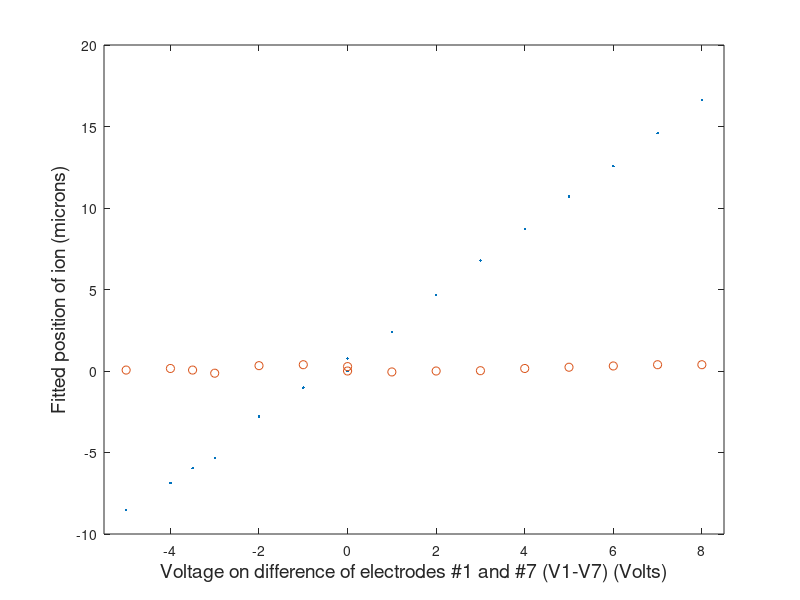

Recreate this plot in MATLAB. (Note: this script raises an error after producing the figure.)
% data = [ -8     61.73   57.02;
%          -7     60.8    57.08;
%          -6     59.89   57.05;
%          -5     58.57   56.81;
%          -4.5   58.24   56.91;
%          -4     57.77   56.96;
%          -3     56.91   56.91;
%         ];
% 
% volt = data(:,1);
% hpos = data(:,2);
% vpos = data(:,3);
% 
% % subplot(2,1,1);
% plot(volt,hpos,'.',volt,vpos,'o','MarkerSize',6)
% xlim([-8.5 -2.5])
% xlabel('Voltage on #7pair of electrodes (Volts)','FontSize',12);
% ylabel('Fitted position of ion (pixels)','FontSize',12);
% legend('Horizontal','Vertical')
% title('26jul07 - Moving ions along the axis')
% 



%% 
% Ion #3,pics 15-25

% data = [ 8  69.94   57.08;
%          7  68.89   57.08;
%          6  67.84   57.04;
%          5  66.88   57.00;
%          4  65.84   56.96;
%          3  64.84   56.89;
%          2  63.74   56.88;
%          1  62.57   56.85;
%          0  61.33   56.88;
%          0  62.09   56.96;
%          -1 61.06   56.96;
%         ];

data = [ 8  69.94   57.08;
         7  68.89   57.08;
         6  67.84   57.04;
         5  66.88   57.00;
         4  65.84   56.96;
         3  64.84   56.89;
         2  63.74   56.88;
         1  62.57   56.85;
         0  61.33   56.88;
         0     61.73   57.02;
         -1     60.8    57.08;
         -2     59.89   57.05;
         -3     58.57   56.81;
         -3.5   58.24   56.91;
         -4     57.77   56.96;
         -5     56.91   56.91;
        ];
    
scale = 1.93;    
volt = data(:,1);
hpos = data(:,2)*scale;
vpos = data(:,3)*scale;

hpos = hpos - hpos(9);
vpos = vpos - vpos(9);

% subplot(2,1,1);
plot(volt,hpos,'.',volt,vpos,'o','MarkerSize',6)
xlim([-5.5 8.5])
xlabel('Voltage on difference of electrodes #1 and #7 (V1-V7) (Volts)','FontSize',14);
% ylabel('Fitted position of ion (pixels)','FontSize',12);
ylabel('Fitted position of ion (microns)','FontSize',14);
legend('Horizontal','Vertical','Location','NW')
title('26jul07 - Moving ions along the axis [V=(-5,0): ion#2; V=(0,8): ion#3]')

out = [volt(:) hpos(:) vpos(:)];
save 'ionmove.dat' 'out' '-ascii'
